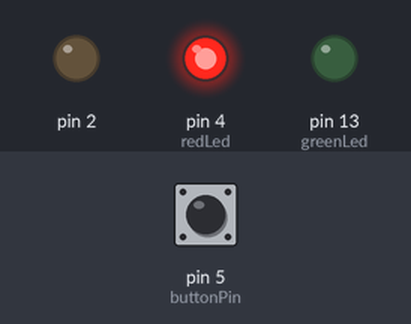
Recording of a sketch running on a simulated Arduino Uno, built with avr-gcc and run on an emulated ATmega328P. On the bench: output pins drawn as LEDs (lit = HIGH). The test bench sets the inputs (shaded band); at power-on: pin 5 (buttonPin) HIGH. Pins used as bus, display or sensor lines are not drawn; what the sketch prints to the serial monitor is not drawn.

Above: at 2.2 s.
2.3 s: pin 5 (buttonPin) pulled LOW for 0.15 s
At 5.0 s:
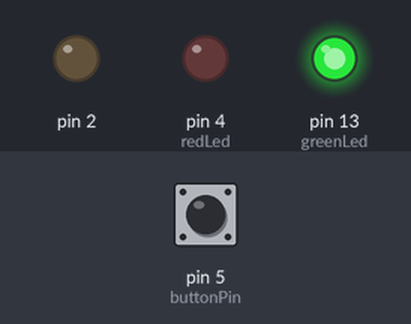
At 11.6 s:
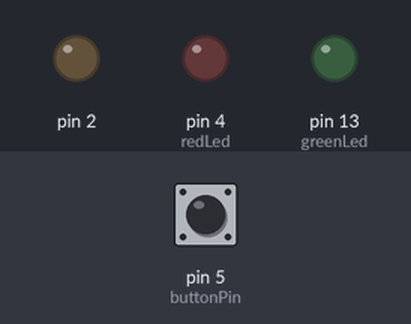
Timing chart, 0 to 14.4 s (numbered marks = the images above; inputs shaded):
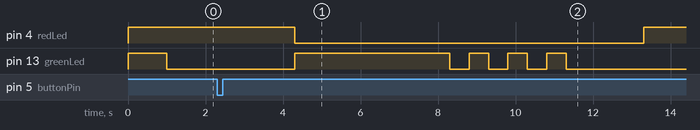

Measured:
- after the input at 2.3 s, pin 4 (redLed): HIGH → LOW after 2.0 s, → HIGH 9.0 s later; pin 13 (greenLed): LOW → HIGH after 2.0 s, then repeats every 1.0 s: LOW 0.50 s, HIGH 0.50 s, until it stays LOW from 11.3 s

The sketch:

OTA-Alone.ino
```cpp
/*************
 * This program is for Makely TrafficLights v1.0,
 * for running them independently.
 *
 * Alex Fomenko info@makely.ru
 * Makely.ru (c) 2019
***************/
//Red, RedYellow, Green, BlinkingGreen, Yellow -> 0, 1, 2, 3, 4
#include <SoftwareSerial.h>

SoftwareSerial swSer(14, 12);

const int stages = 5;
const int transmitInterval = 33, blinkInterval = 500;
const byte voltagePin = A0, redLed = 4, yellowLed = 0, greenLed = 13;
const int flatBattLevel = 30;

unsigned long curTime = 0, lastChangeTime = 0, lastTransmitTime = 0, lastBlinkTime = 0;
const int stageIntervals[stages] = {7000, 2000, 4000, 3000, 2000}; //Red, RedYellow, Green, BlinkingGreen, Yellow;
const byte stageCmds[stages] =     {0, 1, 2, 3, 4};

int buttonPin = 5;

byte curStage = 0;

boolean greenOn = false;
byte inByte;

void setup() {
  Serial.begin(115200);
  swSer.begin(115200);

  //configure button on pin 5 as an input and enable the internal pull-up resistor
  pinMode(buttonPin, INPUT_PULLUP);
  //LED on ESP
  pinMode(2, OUTPUT);

  pinMode(voltagePin, INPUT);
  pinMode(redLed, OUTPUT);
  pinMode(yellowLed, OUTPUT);
  pinMode(greenLed, OUTPUT);

  leds_Test();

  curTime = millis();
  lastChangeTime = curTime;
  lastTransmitTime = curTime;
  lastBlinkTime = curTime;

  int bLevel = battery_level();
  // if (bLevel < flatBattLevel) {
  //   while(1) {

  //   }
  // }
}

void loop() {
  int stage = 0;
  bool isButtonPressed = false;
  for(stage = 0; stage < stages; stage ++){
//    debug
//    Serial.print("Stage: ");
//    Serial.println(stage);
//
    while(1) {

      curTime = millis();
      transmit(stageCmds[stage]);
      lightsUp(stageCmds[stage]);
      // Switching on button Press
      isButtonPressed = !(digitalRead(buttonPin));
//      Serial.print(isButtonPressed);

      if (stage == 0 && isButtonPressed) {
        lastChangeTime = curTime;
        break;
      }

      if (stage != 0 && (curTime - lastChangeTime) > stageIntervals[stage]) {
        lastChangeTime = curTime;
        break;
      }
      delay(1);
    }
  }
}

void transmit(byte transCmd) {
  if((curTime - lastTransmitTime) > transmitInterval) {
    swSer.write(transCmd);
    lastTransmitTime = curTime;
  }
}

void lightsUp(byte curStage) {
  switch (curStage) {
    case 0: //Red
      digitalWrite(redLed, HIGH);
      digitalWrite(yellowLed, LOW);
      digitalWrite(greenLed, LOW);
      greenOn = false;
      break;
    case 1: //RedYellow
      digitalWrite(redLed, HIGH);
      digitalWrite(yellowLed, HIGH);
      digitalWrite(greenLed, LOW);
      greenOn = false;
      // do something
      break;
    case 2: //Green
      digitalWrite(redLed, LOW);
      digitalWrite(yellowLed, LOW);
      digitalWrite(greenLed, HIGH);
      greenOn = true;
      // do something
      break;
    case 3: //Blinking Green
      // Serial.println("blink");
      if((curTime - lastBlinkTime) > blinkInterval) {
        // Serial.println(curTime);
        digitalWrite(redLed, LOW);
        digitalWrite(yellowLed, LOW);
        if(greenOn) {
          digitalWrite(greenLed, LOW);
          greenOn = false;
        }
        else {
          digitalWrite(greenLed, HIGH);
          greenOn = true;
        }
        lastBlinkTime = curTime;
      }
      break;
    case 4: //Yellow
      digitalWrite(redLed, LOW);
      digitalWrite(yellowLed, HIGH);
      digitalWrite(greenLed, LOW);
      greenOn = false;
      // do something
      break;
  }
}

void leds_Test() {
  digitalWrite(redLed, HIGH);
  digitalWrite(yellowLed, HIGH);
  digitalWrite(greenLed, HIGH);
  delay(1000);
  digitalWrite(redLed, LOW);
  digitalWrite(yellowLed, LOW);
  digitalWrite(greenLed, LOW);
}

int battery_level() {

  // read the battery level from the ESP8266 analog in pin.
  // analog read level is 10 bit 0-1023 (0V-1V).
  // our 1M & 220K voltage divider takes the max
  // lipo value of 4.2V and drops it to 0.758V max.
  // this means our min analog read value should be 580 (3.14V)
  // and the max analog read value should be 774 (4.2V).
  int level = analogRead(A0);

  // convert battery level to percent
  level = map(level, 580, 774, 0, 100);
  Serial.print("Battery level: "); Serial.print(level); Serial.println("%");
  return level;
}
```
